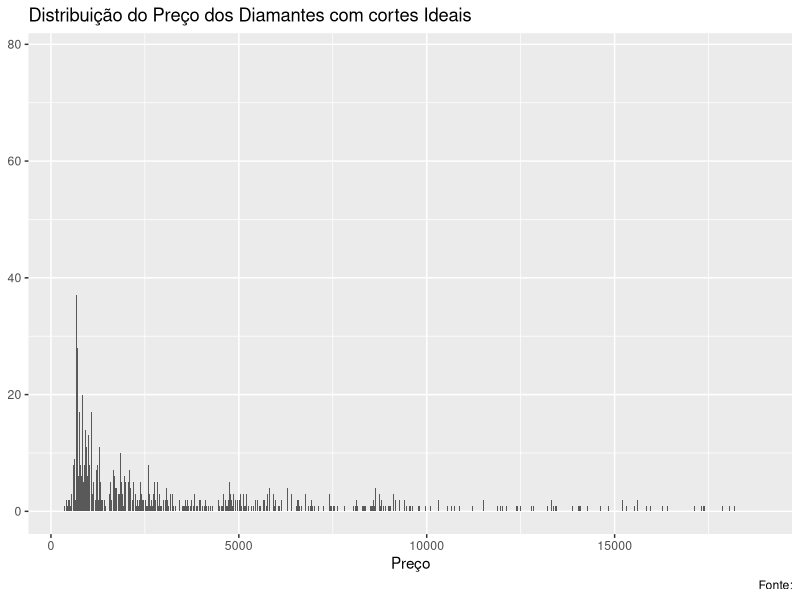

This figure's R source:
library(ggplot2)
library(dplyr)

melhor_time_br<-"Flamengo"
campeao_87<-"Flamengo"

graf <- diamonds%>%filter(cut=="Ideal")%>%
  ggplot(aes(price))+
    geom_bar()+
  labs(y=NULL, x= "Preço", title = "Distribuição do Preço dos Diamantes com cortes Ideais",
       caption = "Fonte:")

str(melhor_time_br)
str(graf)

